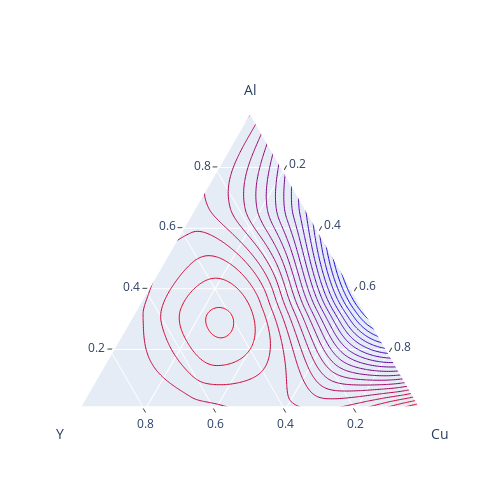

Notebook source saved alongside this figure:
### Markdown cell above
<h4 id="Ternary-contour-plot-with-lines-only">Ternary contour plot with lines only<a class="anchor-link" href="#Ternary-contour-plot-with-lines-only">¶</a></h4>

### Code cell
import plotly.figure_factory as ff
import numpy as np
Al = np.array([0. , 0. , 0., 0., 1./3, 1./3, 1./3, 2./3, 2./3, 1.])
Cu = np.array([0., 1./3, 2./3, 1., 0., 1./3, 2./3, 0., 1./3, 0.])
Y = 1 - Al - Cu
# synthetic data for mixing enthalpy
# See https://pycalphad.org/docs/latest/examples/TernaryExamples.html
enthalpy = 2.e6 * (Al - 0.01) * Cu * (Al - 0.52) * (Cu - 0.48) * (Y - 1)**2 - 5000
fig = ff.create_ternary_contour(np.array([Al, Y, Cu]), enthalpy,
                                pole_labels=['Al', 'Y', 'Cu'],
                                interp_mode='cartesian',
                                ncontours=20,
                                coloring='lines')
fig.show()

### Figure 1 — Plotly figure (JSON) as saved in the notebook; plotly's stock layout.template omitted (floating-point values rounded to 4 significant figures; data arrays with more than 128 entries replaced by an {"elided": "..."} marker saying what was removed)
{"data": [{"a": [1, 0, 0], "b": [0, 1, 0], "c": [0, 0, 1], "fillcolor": "rgb(255.0, 0.0, 0.0)", "hoverinfo": "skip", "line": {"color": "rgb(255.0, 0.0, 0.0)", "shape": "spline", "width": 1}, "mode": "lines", "name": "408.000", "showlegend": true, "type": "scatterternary"}, {"a": {"elided": "602 float values"}, "b": {"elided": "602 float values"}, "c": {"elided": "602 float values"}, "fillcolor": "rgb(242.85714285714283, 0.0, 12.142857142857167)", "hoverinfo": "skip", "line": {"color": "rgb(242.85714285714283, 0.0, 12.142857142857167)", "shape": "spline", "width": 1}, "mode": "lines", "name": "-564.849", "showlegend": true, "type": "scatterternary"}, {"a": {"elided": "608 float values"}, "b": {"elided": "608 float values"}, "c": {"elided": "608 float values"}, "fillcolor": "rgb(230.7142857142857, 0.0, 24.285714285714306)", "hoverinfo": "skip", "line": {"color": "rgb(230.7142857142857, 0.0, 24.285714285714306)", "shape": "spline", "width": 1}, "mode": "lines", "name": "-1537.698", "showlegend": true, "type": "scatterternary"}, {"a": {"elided": "615 float values"}, "b": {"elided": "615 float values"}, "c": {"elided": "615 float values"}, "fillcolor": "rgb(218.57142857142856, 0.0, 36.428571428571445)", "hoverinfo": "skip", "line": {"color": "rgb(218.57142857142856, 0.0, 36.428571428571445)", "shape": "spline", "width": 1}, "mode": "lines", "name": "-2510.547", "showlegend": true, "type": "scatterternary"}, {"a": {"elided": "624 float values"}, "b": {"elided": "624 float values"}, "c": {"elided": "624 float values"}, "fillcolor": "rgb(206.42857142857144, 0.0, 48.571428571428555)", "hoverinfo": "skip", "line": {"color": "rgb(206.42857142857144, 0.0, 48.571428571428555)", "shape": "spline", "width": 1}, "mode": "lines", "name": "-3483.396", "showlegend": true, "type": "scatterternary"}, {"a": {"elided": "691 float values"}, "b": {"elided": "691 float values"}, "c": {"elided": "691 float values"}, "fillcolor": "rgb(194.28571428571428, 0.0, 60.71428571428572)", "hoverinfo": "skip", "line": {"color": "rgb(194.28571428571428, 0.0, 60.71428571428572)", "shape": "spline", "width": 1}, "mode": "lines", "name": "-4456.245", "showlegend": true, "type": "scatterternary"}, {"a": {"elided": "615 float values"}, "b": {"elided": "615 float values"}, "c": {"elided": "615 float values"}, "fillcolor": "rgb(182.1428571428571, 0.0, 72.85714285714289)", "hoverinfo": "skip", "line": {"color": "rgb(182.1428571428571, 0.0, 72.85714285714289)", "shape": "spline", "width": 1}, "mode": "lines", "name": "-5429.093", "showlegend": true, "type": "scatterternary"}, {"a": {"elided": "563 float values"}, "b": {"elided": "563 float values"}, "c": {"elided": "563 float values"}, "fillcolor": "rgb(170.0, 0.0, 85.0)", "hoverinfo": "skip", "line": {"color": "rgb(170.0, 0.0, 85.0)", "shape": "spline", "width": 1}, "mode": "lines", "name": "-6401.942", "showlegend": true, "type": "scatterternary"}, {"a": {"elided": "521 float values"}, "b": {"elided": "521 float values"}, "c": {"elided": "521 float values"}, "fillcolor": "rgb(157.85714285714286, 0.0, 97.14285714285714)", "hoverinfo": "skip", "line": {"color": "rgb(157.85714285714286, 0.0, 97.14285714285714)", "shape": "spline", "width": 1}, "mode": "lines", "name": "-7374.791", "showlegend": true, "type": "scatterternary"}, {"a": {"elided": "485 float values"}, "b": {"elided": "485 float values"}, "c": {"elided": "485 float values"}, "fillcolor": "rgb(145.7142857142857, 0.0, 109.2857142857143)", "hoverinfo": "skip", "line": {"color": "rgb(145.7142857142857, 0.0, 109.2857142857143)", "shape": "spline", "width": 1}, "mode": "lines", "name": "-8347.640", "showlegend": true, "type": "scatterternary"}, {"a": {"elided": "295 float values"}, "b": {"elided": "295 float values"}, "c": {"elided": "295 float values"}, "fillcolor": "rgb(206.42857142857144, 0.0, 48.571428571428555)", "hoverinfo": "skip", "line": {"color": "rgb(206.42857142857144, 0.0, 48.571428571428555)", "shape": "spline", "width": 1}, "mode": "lines", "name": "-3483.396", "showlegend": true, "type": "scatterternary"}, {"a": {"elided": "453 float values"}, "b": {"elided": "453 float values"}, "c": {"elided": "453 float values"}, "fillcolor": "rgb(133.57142857142856, 0.0, 121.42857142857144)", "hoverinfo": "skip", "line": {"color": "rgb(133.57142857142856, 0.0, 121.42857142857144)", "shape": "spline", "width": 1}, "mode": "lines", "name": "-9320.489", "showlegend": true, "type": "scatterternary"}, {"a": {"elided": "421 float values"}, "b": {"elided": "421 float values"}, "c": {"elided": "421 float values"}, "fillcolor": "rgb(121.42857142857142, 0.0, 133.57142857142858)", "hoverinfo": "skip", "line": {"color": "rgb(121.42857142857142, 0.0, 133.57142857142858)", "shape": "spline", "width": 1}, "mode": "lines", "name": "-10293.338", "showlegend": true, "type": "scatterternary"}, {"a": {"elided": "387 float values"}, "b": {"elided": "387 float values"}, "c": {"elided": "387 float values"}, "fillcolor": "rgb(109.28571428571428, 0.0, 145.71428571428572)", "hoverinfo": "skip", "line": {"color": "rgb(109.28571428571428, 0.0, 145.71428571428572)", "shape": "spline", "width": 1}, "mode": "lines", "name": "-11266.187", "showlegend": true, "type": "scatterternary"}, {"a": {"elided": "298 float values"}, "b": {"elided": "298 float values"}, "c": {"elided": "298 float values"}, "fillcolor": "rgb(194.28571428571428, 0.0, 60.71428571428572)", "hoverinfo": "skip", "line": {"color": "rgb(194.28571428571428, 0.0, 60.71428571428572)", "shape": "spline", "width": 1}, "mode": "lines", "name": "-4456.245", "showlegend": true, "type": "scatterternary"}, {"a": {"elided": "359 float values"}, "b": {"elided": "359 float values"}, "c": {"elided": "359 float values"}, "fillcolor": "rgb(97.14285714285714, 0.0, 157.85714285714286)", "hoverinfo": "skip", "line": {"color": "rgb(97.14285714285714, 0.0, 157.85714285714286)", "shape": "spline", "width": 1}, "mode": "lines", "name": "-12239.036", "showlegend": true, "type": "scatterternary"}, {"a": {"elided": "203 float values"}, "b": {"elided": "203 float values"}, "c": {"elided": "203 float values"}, "fillcolor": "rgb(218.57142857142856, 0.0, 36.428571428571445)", "hoverinfo": "skip", "line": {"color": "rgb(218.57142857142856, 0.0, 36.428571428571445)", "shape": "spline", "width": 1}, "mode": "lines", "name": "-2510.547", "showlegend": true, "type": "scatterternary"}, {"a": {"elided": "325 float values"}, "b": {"elided": "325 float values"}, "c": {"elided": "325 float values"}, "fillcolor": "rgb(85.0, 0.0, 170.0)", "hoverinfo": "skip", "line": {"color": "rgb(85.0, 0.0, 170.0)", "shape": "spline", "width": 1}, "mode": "lines", "name": "-13211.885", "showlegend": true, "type": "scatterternary"}, {"a": {"elided": "293 float values"}, "b": {"elided": "293 float values"}, "c": {"elided": "293 float values"}, "fillcolor": "rgb(72.85714285714285, 0.0, 182.14285714285717)", "hoverinfo": "skip", "line": {"color": "rgb(72.85714285714285, 0.0, 182.14285714285717)", "shape": "spline", "width": 1}, "mode": "lines", "name": "-14184.734", "showlegend": true, "type": "scatterternary"}, {"a": {"elided": "259 float values"}, "b": {"elided": "259 float values"}, "c": {"elided": "259 float values"}, "fillcolor": "rgb(60.71428571428571, 0.0, 194.28571428571428)", "hoverinfo": "skip", "line": {"color": "rgb(60.71428571428571, 0.0, 194.28571428571428)", "shape": "spline", "width": 1}, "mode": "lines", "name": "-15157.583", "showlegend": true, "type": "scatterternary"}, {"a": {"elided": "227 float values"}, "b": {"elided": "227 float values"}, "c": {"elided": "227 float values"}, "fillcolor": "rgb(48.57142857142857, 0.0, 206.42857142857144)", "hoverinfo": "skip", "line": {"color": "rgb(48.57142857142857, 0.0, 206.42857142857144)", "shape": "spline", "width": 1}, "mode": "lines", "name": "-16130.432", "showlegend": true, "type": "scatterternary"}, {"a": {"elided": "191 float values"}, "b": {"elided": "191 float values"}, "c": {"elided": "191 float values"}, "fillcolor": "rgb(36.42857142857142, 0.0, 218.57142857142858)", "hoverinfo": "skip", "line": {"color": "rgb(36.42857142857142, 0.0, 218.57142857142858)", "shape": "spline", "width": 1}, "mode": "lines", "name": "-17103.280", "showlegend": true, "type": "scatterternary"}, {"a": [0.3359, 0.3375, 0.3384, 0.3385, 0.3379, 0.3365, 0.335, 0.3343, 0.3312, 0.33, 0.3267, 0.325, 0.3203, 0.32, 0.315, 0.31, 0.3081, 0.305, 0.3, 0.295, 0.29, 0.285, 0.2834, 0.28, 0.275, 0.27, 0.2687, 0.265, 0.26, 0.2597, 0.255, 0.2531, 0.25, 0.2479, 0.245, 0.244, 0.2412, 0.24, 0.2394, 0.2386, 0.2387, 0.2398, 0.24, 0.2419, 0.245, 0.2451, 0.2497, 0.25, 0.255, 0.2565, 0.26, 0.265, 0.2669, 0.27, 0.275, 0.28, 0.285, 0.29, 0.295, 0.3, 0.305, 0.3081, 0.31, 0.315, 0.3186, 0.32, 0.325, 0.3253, 0.33, 0.33, 0.3334, 0.335, 0.3359], "b": [0.4071, 0.4112, 0.4158, 0.4207, 0.426, 0.4317, 0.4361, 0.4378, 0.4444, 0.4465, 0.4516, 0.4541, 0.4598, 0.4602, 0.4652, 0.4695, 0.4709, 0.4732, 0.4763, 0.4789, 0.4811, 0.4829, 0.4833, 0.4842, 0.485, 0.4856, 0.4856, 0.4856, 0.4852, 0.4851, 0.484, 0.4835, 0.4821, 0.481, 0.4789, 0.478, 0.4744, 0.4717, 0.4703, 0.4657, 0.4606, 0.4551, 0.4544, 0.4491, 0.4426, 0.4425, 0.4351, 0.4348, 0.4285, 0.4268, 0.4231, 0.4182, 0.4165, 0.414, 0.4103, 0.407, 0.4041, 0.4016, 0.3995, 0.3978, 0.3965, 0.396, 0.3957, 0.3955, 0.3957, 0.3959, 0.3973, 0.3974, 0.4, 0.4, 0.4033, 0.4057, 0.4071], "c": [0.2571, 0.2512, 0.2458, 0.2407, 0.236, 0.2317, 0.2289, 0.2278, 0.2244, 0.2235, 0.2216, 0.2209, 0.2198, 0.2198, 0.2198, 0.2205, 0.2209, 0.2218, 0.2237, 0.2261, 0.2289, 0.2321, 0.2333, 0.2358, 0.24, 0.2444, 0.2456, 0.2494, 0.2548, 0.2551, 0.261, 0.2635, 0.2679, 0.271, 0.2761, 0.278, 0.2844, 0.2883, 0.2903, 0.2957, 0.3006, 0.3051, 0.3056, 0.3091, 0.3124, 0.3125, 0.3151, 0.3152, 0.3165, 0.3168, 0.3169, 0.3168, 0.3165, 0.316, 0.3147, 0.313, 0.3109, 0.3084, 0.3055, 0.3022, 0.2985, 0.296, 0.2943, 0.2895, 0.2857, 0.2841, 0.2777, 0.2774, 0.27, 0.27, 0.2633, 0.2593, 0.2571], "fillcolor": "rgb(230.7142857142857, 0.0, 24.285714285714306)", "hoverinfo": "skip", "line": {"color": "rgb(230.7142857142857, 0.0, 24.285714285714306)", "shape": "spline", "width": 1}, "mode": "lines", "name": "-1537.698", "showlegend": true, "type": "scatterternary"}, {"a": {"elided": "157 float values"}, "b": {"elided": "157 float values"}, "c": {"elided": "157 float values"}, "fillcolor": "rgb(24.285714285714285, 0.0, 230.71428571428572)", "hoverinfo": "skip", "line": {"color": "rgb(24.285714285714285, 0.0, 230.71428571428572)", "shape": "spline", "width": 1}, "mode": "lines", "name": "-18076.129", "showlegend": true, "type": "scatterternary"}, {"a": [0.47, 0.465, 0.4601, 0.46, 0.455, 0.4501, 0.45, 0.445, 0.4402, 0.44, 0.435, 0.4302, 0.43, 0.425, 0.4202, 0.42, 0.415, 0.4103, 0.41, 0.405, 0.4003, 0.4, 0.395, 0.3903, 0.39, 0.385, 0.3803, 0.38, 0.375, 0.3703, 0.37, 0.365, 0.3603, 0.36, 0.355, 0.3503, 0.35, 0.345, 0.3403, 0.34, 0.335, 0.3302, 0.33, 0.325, 0.3202, 0.32, 0.315, 0.3101, 0.31, 0.305, 0.3001, 0.3, 0.295, 0.29, 0.29, 0.2887, 0.29, 0.2929, 0.295, 0.2975, 0.3, 0.3026, 0.305, 0.3083, 0.31, 0.3145, 0.315, 0.32, 0.3213, 0.325, 0.3287, 0.33, 0.335, 0.3362, 0.34, 0.3443, 0.345, 0.35, 0.3531, 0.355, 0.36, 0.3626, 0.365, 0.37, 0.3728, 0.375, 0.38, 0.3839, 0.385, 0.39, 0.395, 0.3959, 0.4, 0.405, 0.4091, 0.41, 0.415, 0.42, 0.4236, 0.425, 0.43, 0.435, 0.4397, 0.44, 0.445, 0.45, 0.455, 0.4579, 0.46, 0.465, 0.47, 0.4701, 0.47], "b": [0.004944, 0.007466, 0.004949, 0.004898, 0.007422, 0.004928, 0.004857, 0.007382, 0.00491, 0.00482, 0.007347, 0.004894, 0.004788, 0.007316, 0.004881, 0.004762, 0.007291, 0.00487, 0.00474, 0.007271, 0.004861, 0.004723, 0.007256, 0.004856, 0.004712, 0.007246, 0.004853, 0.004706, 0.007243, 0.004853, 0.004706, 0.007245, 0.004856, 0.004712, 0.007254, 0.004862, 0.004725, 0.007269, 0.004872, 0.004745, 0.007292, 0.004886, 0.004772, 0.007322, 0.004904, 0.004808, 0.007361, 0.004928, 0.004855, 0.007412, 0.004957, 0.004913, 0.007474, 0.004991, 0.004983, 0.005673, 0.006632, 0.008571, 0.009849, 0.01125, 0.01249, 0.0137, 0.01465, 0.01587, 0.01643, 0.01775, 0.01788, 0.01906, 0.01934, 0.02002, 0.02067, 0.02089, 0.02171, 0.02189, 0.02238, 0.02283, 0.0229, 0.02328, 0.02345, 0.02354, 0.02369, 0.02372, 0.02373, 0.02368, 0.02361, 0.02354, 0.02331, 0.02307, 0.02299, 0.0226, 0.02214, 0.02204, 0.0216, 0.02099, 0.02045, 0.02033, 0.01959, 0.0188, 0.01819, 0.01795, 0.01705, 0.01609, 0.01514, 0.01508, 0.01402, 0.01291, 0.01176, 0.01107, 0.01056, 0.009309, 0.008019, 0.004972, 0.004944], "c": [0.5251, 0.5275, 0.5349, 0.5351, 0.5376, 0.5449, 0.5451, 0.5476, 0.5549, 0.5552, 0.5577, 0.5649, 0.5652, 0.5677, 0.5749, 0.5752, 0.5777, 0.5849, 0.5853, 0.5877, 0.5949, 0.5953, 0.5977, 0.6049, 0.6053, 0.6078, 0.6149, 0.6153, 0.6178, 0.6249, 0.6253, 0.6278, 0.6349, 0.6353, 0.6377, 0.6449, 0.6453, 0.6477, 0.6549, 0.6553, 0.6577, 0.6649, 0.6652, 0.6677, 0.6749, 0.6752, 0.6776, 0.6849, 0.6851, 0.6876, 0.695, 0.6951, 0.6975, 0.705, 0.705, 0.7057, 0.7034, 0.6986, 0.6952, 0.6913, 0.6875, 0.6837, 0.6803, 0.6759, 0.6736, 0.6677, 0.6671, 0.6609, 0.6593, 0.655, 0.6507, 0.6491, 0.6433, 0.6419, 0.6376, 0.6328, 0.6321, 0.6267, 0.6234, 0.6215, 0.6163, 0.6137, 0.6113, 0.6063, 0.6036, 0.6015, 0.5967, 0.5931, 0.592, 0.5874, 0.5829, 0.582, 0.5784, 0.574, 0.5704, 0.5697, 0.5654, 0.5612, 0.5582, 0.557, 0.553, 0.5489, 0.5451, 0.5449, 0.541, 0.5371, 0.5332, 0.5311, 0.5294, 0.5257, 0.522, 0.525, 0.5251], "fillcolor": "rgb(12.142857142857142, 0.0, 242.85714285714286)", "hoverinfo": "skip", "line": {"color": "rgb(12.142857142857142, 0.0, 242.85714285714286)", "shape": "spline", "width": 1}, "mode": "lines", "name": "-19048.978", "showlegend": true, "type": "scatterternary"}, {"a": [0, 0, 0, 0, 0.3333, 0.3333, 0.3333, 0.6667, 0.6667, 1], "b": [1, 0.6667, 0.3333, 0, 0.6667, 0.3333, 1.11e-16, 0.3333, 5.551e-17, 0], "c": [0, 0.3333, 0.6667, 1, 0, 0.3333, 0.6667, 0, 0.3333, 0], "hovertemplate": "Al: %{a:.3f}<br>Y: %{b:.3f}<br>Cu: %{c:.3f}<br>z: %{marker.color:.3f}<extra></extra>", "marker": {"color": [-5000, -5056.0, -4425.0, 408, -5000, -2377.0, -20020.0, -5000, -14420.0, -5000], "colorscale": [[0, "rgb(0,0,255)"], [1, "rgb(255,0,0)"]], "line": {"color": "rgb(120, 120, 120)", "width": 0}}, "mode": "markers", "opacity": 0, "type": "scatterternary"}], "layout": {"height": 500, "showlegend": false, "ternary": {"aaxis": {"linewidth": 2, "min": 0.01, "ticks": "outside", "title": {"text": "Al"}}, "baxis": {"linewidth": 2, "min": 0.01, "ticks": "outside", "title": {"text": "Y"}}, "caxis": {"linewidth": 2, "min": 0.01, "ticks": "outside", "title": {"text": "Cu"}}, "sum": 1}, "width": 500}}
